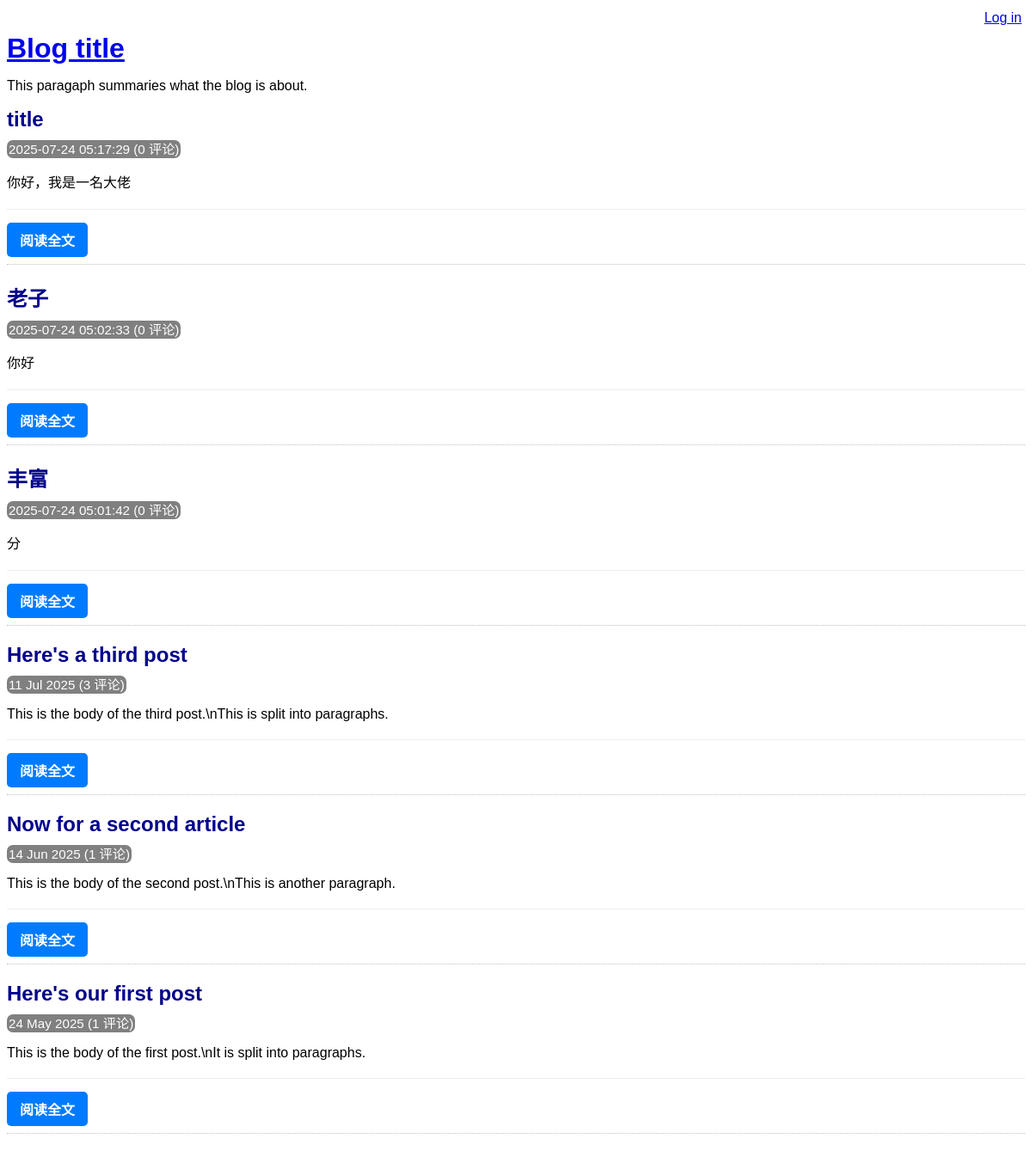
Before: / with the older database file.
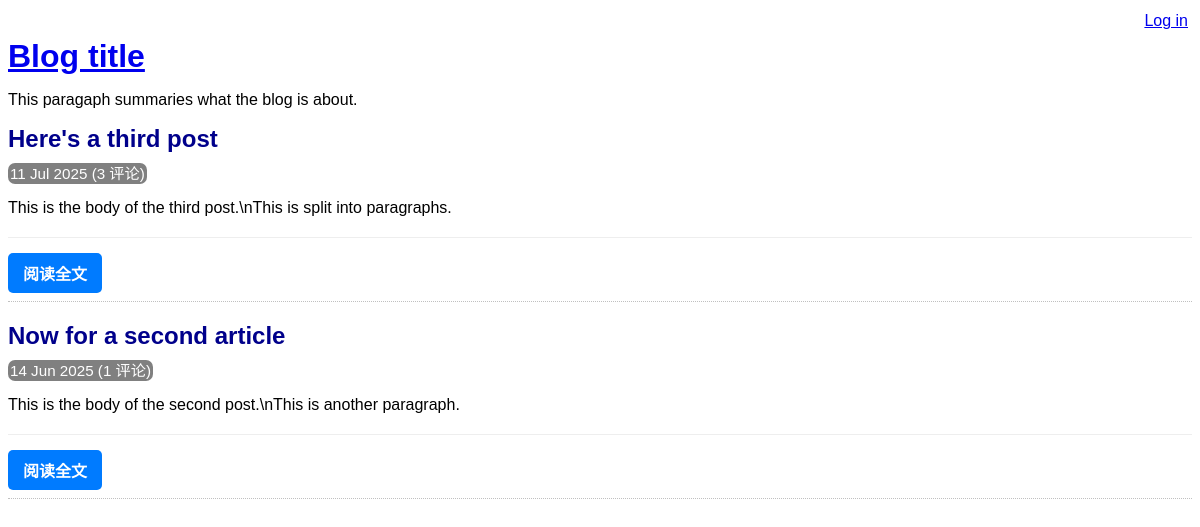
After: the same page with the newer database file.
### tables this page shows
CREATE TABLE post (
    id INTEGER PRIMARY KEY AUTOINCREMENT NOT NULL,
    title VARCHAR NOT NULL,
    body VARCHAR NOT NULL,
    user_id INTEGER NOT NULL,
    created_at VARCHAR NOT NULL,
    updated_at VARCHAR,
    FOREIGN KEY (user_id) REFERENCES user(id)
);

### lib/common.php (called while the page is built, shortened)
<?php
function htmlEscape($html)
{
    return htmlspecialchars($html, ENT_HTML5, 'UTF-8');
}
function convertSqlDate($sqlDate)
{
    $date = DateTime::createFromFormat('!Y-m-d', $sqlDate);
    if ($date === false) {
        return $sqlDate;
    }
    return $date->format('d M Y');
}
function countCommentsForPost(PDO $pdo,$postId){
    $sql="
    SELECT
    COUNT(*) c
    FROM  comment
    WHERE post_id=:post_id
    ";
    $stmt=$pdo->prepare($sql);
    $stmt->execute(array('post_id'=>$postId));
    return (int) $stmt->fetchColumn();
}
function isLoggedIn(){
    return isset($_SESSION['logged_in_username']);
}
?>

### lib/list-posts.php (called while the page is built, shortened)
<?php
function getAllPosts(PDO $pdo)
{
    $stmt = $pdo->query(
        'SELECT id, title, created_at, body
        FROM post
        ORDER BY created_at DESC'
    );
    return $stmt->fetchAll(PDO::FETCH_ASSOC);
}
?>

### index.php (the view, shortened to what this page needs)
<?php
require 'lib/common.php';
require 'lib/list-posts.php';
try{
$pdo=getPDO();
$posts=getAllPosts($pdo);
}catch(PDOException $e){
die('Database error: ' . $e->getMessage());
}
?>
<!DOCTYPE html>
<html lang="en">
    <head>
     <?php  require 'templates/head.php'?>
        </head>
    <body>
    <header>
                <?php require 'templates/title.php' ?>
        </header>
        <div class="post-list">
            <?php  foreach ($posts as $row): ?>
                <div class="post-synopsis">
                    <h2>
                        <?php echo htmlEscape($row['title']) ?>
                    </h2>
                    <div class="meta">
                        <?php echo convertSqlDate($row['created_at']) ?>
                        (<?php echo countCommentsForPost($pdo,$row['id']) ?> 评论)
                    </div>
                    <p>
                        <?php echo htmlEscape($row['body']) ?>
                    </p>
                    <div class="post-controls">
                        <ul>
                            <li>
                                <a href="view-post.php?post_id=<?php echo $row['id'] ?>" class="btn btn-primary">
                                    阅读全文
                                </a>
                            </li>
                        </ul>
                    </div>
                </div>
            <?php endforeach; ?>
        </div>
    </body>
</html>

### templates/head.php (shortened to what this page needs)
<link rel="stylesheet"  type="text/css" href="assets/main.css" />

### templates/top-menu.php
<div class="top-menu">
    <div class="menu-options">
        <?php if (isLoggedIn()): ?>
            <a href="list-posts.php">All posts</a>
            <a href="edit-post.php">New post</a>
            |
            Hello <?php echo htmlEscape(getAuthUser()) ?>.
            <a href="logout.php">Log out</a>
        <?php else: ?>
            <a href="login.php">Log in</a>
        <?php endif ?>
    </div>
</div>

### templates/title.php (shortened to what this page needs)
<?php require 'templates/top-menu.php'?>
<a href="index.php"><h1>Blog title</h1></a>
<p><?php echo htmlEscape('This paragaph summaries what the blog is about.'); ?></p>

### assets/main.css (style rules this page uses)
.top-menu { border:1px dotted sliver; min-height:18px; padding: 4px; margin-bottom:4px; }
.menu-options { float:right; }
h1,h2,h3 { margin-top: 0; margin-bottom: 8px; }
body { font-family: sans-serif; }
.post-synopsis { padding-bottom: 8px; border-bottom: 1px dotted silver; margin-bottom: 20px; }
.post-synopsis h2, .post h2 { color: darkblue; }
.post .date, .post-synopsis .meta { color:white; background-color: grey; border-radius: 7px; padding:2px; display:inline; font-size:0.95em; }
.post-controls { margin-top: 20px; padding-top: 15px; border-top: 1px solid #eee; }
.post-controls ul { list-style-type: none; padding: 0; margin: 0; display: flex; gap: 10px; }
.btn { display: inline-block; padding: 8px 15px; border-radius: 5px; text-decoration: none; font-weight: bold; text-align: center; transition: all 0.3s ease; border: none; cursor: pointer; }
.btn-primary { background-color: #007bff; color: #ffffff; }

Changed rows visible on the page:
removed post: title "title", created_at "2025-07-24 05:17:29", id "0", body "你好，我是一名大佬"
removed post: title "老子", created_at "2025-07-24 05:02:33", id "0", body "你好"
removed post: title "丰富", created_at "2025-07-24 05:01:42", id "0", body "分"
removed post: title "Here's our first post", created_at "24 May 2025", id "1", body "This is the body of the first post.\\nIt is split into paragraphs."
